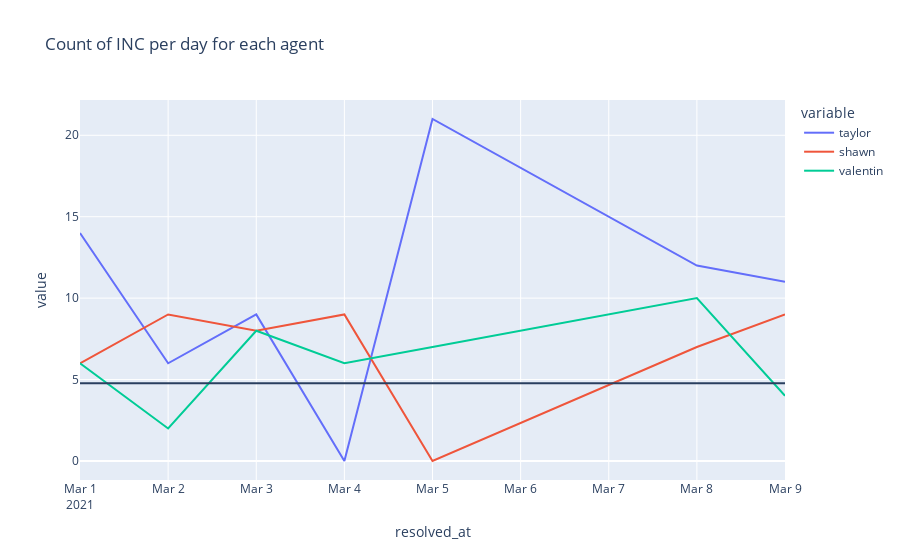

The cell this chart's notebook holds for it:
### Markdown cell above
### Count of INC resolved per day per supprot member (with an "average" bar added)

### Code cell
df_support = df_main[ (df_main['resolved_by_username_value'] == 'Shawn McCoy') |
                     (df_main['resolved_by_username_value'] == 'Taylor Ramsey')|
                    (df_main['resolved_by_username_value'] == 'Valentin Correa')]

# start_time & end_time
df_support = df_support[ (df_support['resolved_at'] >= '2021-02-28')  ]
df_support['resolved_at'].dt.day.groupby(df_support['resolved_by_username_value']).count()

df_taylor = df_support[ df_support['resolved_by_username_value'] == 'Taylor Ramsey' ]
df_valentin = df_support[ df_support['resolved_by_username_value'] == 'Valentin Correa' ]
df_shawn = df_support[ df_support['resolved_by_username_value'] == 'Shawn McCoy' ]

inc_daily_taylor = df_taylor['task_effective_number'].groupby(df_support['resolved_at'].dt.date).count()
inc_daily_valentin = df_valentin['task_effective_number'].groupby(df_support['resolved_at'].dt.date).count()
inc_daily_shawn = df_shawn['task_effective_number'].groupby(df_support['resolved_at'].dt.date).count()

inc_daily_data = {"taylor": inc_daily_taylor,
                "valentin": inc_daily_valentin,
                "shawn": inc_daily_shawn}

df = pd.concat(inc_daily_data,axis = 1)
df = df.fillna(0)
df = df.sort_index()

df_avg_baseline = df_main[ (df_main['resolved_by_username_value'] == 'Shawn McCoy') |
                     (df_main['resolved_by_username_value'] == 'Taylor Ramsey')|
                    (df_main['resolved_by_username_value'] == 'Valentin Correa')]


averag_inc_resolved = (df_avg_baseline['resolved_at'].dt.day.groupby(df_support['resolved_by_username_value']).mean()[0] +
df_avg_baseline['resolved_at'].dt.day.groupby(df_support['resolved_by_username_value']).mean()[1] +
df_avg_baseline['resolved_at'].dt.day.groupby(df_support['resolved_by_username_value']).mean()[2]) / 3

fig = px.line(df, x=df.index, y=[df.taylor, df.shawn, df.valentin], title='Count of INC per day for each agent')
fig.add_hline(y=averag_inc_resolved)
fig.show()

### Figure 1 — Plotly figure (JSON) as saved in the notebook; plotly's stock layout.template omitted (floating-point values rounded to 4 significant figures)
{"data": [{"hovertemplate": "variable=taylor<br>resolved_at=%{x}<br>value=%{y}<extra></extra>", "legendgroup": "taylor", "line": {"color": "#636efa", "dash": "solid"}, "mode": "lines", "name": "taylor", "orientation": "v", "showlegend": true, "type": "scatter", "x": ["2021-03-01", "2021-03-02", "2021-03-03", "2021-03-04", "2021-03-05", "2021-03-08", "2021-03-09"], "xaxis": "x", "y": [14, 6, 9, 0, 21, 12, 11], "yaxis": "y"}, {"hovertemplate": "variable=shawn<br>resolved_at=%{x}<br>value=%{y}<extra></extra>", "legendgroup": "shawn", "line": {"color": "#EF553B", "dash": "solid"}, "mode": "lines", "name": "shawn", "orientation": "v", "showlegend": true, "type": "scatter", "x": ["2021-03-01", "2021-03-02", "2021-03-03", "2021-03-04", "2021-03-05", "2021-03-08", "2021-03-09"], "xaxis": "x", "y": [6, 9, 8, 9, 0, 7, 9], "yaxis": "y"}, {"hovertemplate": "variable=valentin<br>resolved_at=%{x}<br>value=%{y}<extra></extra>", "legendgroup": "valentin", "line": {"color": "#00cc96", "dash": "solid"}, "mode": "lines", "name": "valentin", "orientation": "v", "showlegend": true, "type": "scatter", "x": ["2021-03-01", "2021-03-02", "2021-03-03", "2021-03-04", "2021-03-05", "2021-03-08", "2021-03-09"], "xaxis": "x", "y": [6, 2, 8, 6, 7, 10, 4], "yaxis": "y"}], "layout": {"legend": {"title": {"text": "variable"}, "tracegroupgap": 0}, "shapes": [{"type": "line", "x0": 0, "x1": 1, "xref": "x domain", "y0": 4.767, "y1": 4.767, "yref": "y"}], "title": {"text": "Count of INC per day for each agent"}, "xaxis": {"anchor": "y", "domain": [0, 1], "title": {"text": "resolved_at"}}, "yaxis": {"anchor": "x", "domain": [0, 1], "title": {"text": "value"}}}}
